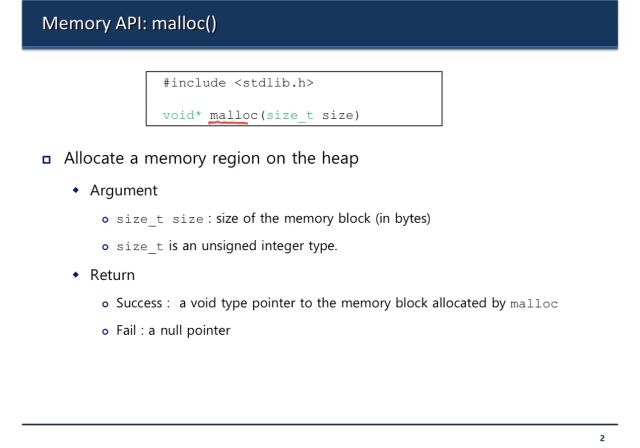
#> input picture frame 60 of experiment/ICLV/video/test.mp4, 1280 x 896 px (shown at 1/2 size)
$ python compare.py
#> lines starting #> are read from the running program, lines starting #| are printed output that depends on the picture
from skimage.metrics import structural_similarity
import numpy as np
import cv2
import time


def mse(image1, image2):
    error = np.sum((image1.astype("int")-image2.astype("int"))**2)
    error /= int(image1.shape[0] * image1.shape[1])
    return abs(error)


def detect_difference(before, after, div):
    height, width, layers = before.shape

    block_width = width // div
    block_height = height // div

    result_array = []
    temp_after = after.copy()
    is_different = False
    for row in range(div):
        temp_array = []
        for col in range(div):
            temp_image1 = before[block_height * row:block_height * (row + 1), block_width * col:block_width * (col + 1)].copy()
            temp_image2 = after[block_height * row:block_height * (row + 1), block_width * col:block_width * (col + 1)].copy()
            if mse(temp_image1, temp_image2) > 10:
                temp_array.append(0)
                temp_after[block_height * row:block_height * (row + 1), block_width * col:block_width * (col + 1)] = visualize_difference_using_ssim(temp_image1, temp_image2)
                is_different = True
            else:
                temp_array.append(1)
        result_array.append(temp_array)

    if is_different:
        return result_array, temp_after
    else:
        return None, after


def visualize_difference_using_ssim(before, after):
    before_gray = cv2.cvtColor(before, cv2.COLOR_BGR2GRAY)
    after_gray = cv2.cvtColor(after, cv2.COLOR_BGR2GRAY)

    (score, diff) = structural_similarity(before_gray, after_gray, full=True)

    diff = (diff * 255).astype("uint8")

    thresh = cv2.threshold(diff, 0, 255, cv2.THRESH_BINARY_INV | cv2.THRESH_OTSU)[1]
    contours = cv2.findContours(thresh.copy(), cv2.RETR_EXTERNAL, cv2.CHAIN_APPROX_SIMPLE)
    contours = contours[0] if len(contours) == 2 else contours[1]

    filled_after = after.copy()

    for c in contours:
        area = cv2.contourArea(c)
        if area > 40:
            cv2.drawContours(filled_after, [c], 0, (255, 255, 0), -1)

    return filled_after


def SSIM(before, after):
    before_gray = cv2.cvtColor(before, cv2.COLOR_BGR2GRAY)
    after_gray = cv2.cvtColor(after, cv2.COLOR_BGR2GRAY)

    (score, diff) = structural_similarity(before_gray, after_gray, full=True)

    diff = (diff * 255).astype("uint8")

    thresh = cv2.threshold(diff, 0, 255, cv2.THRESH_BINARY_INV | cv2.THRESH_OTSU)[1]
    contours = cv2.findContours(thresh.copy(), cv2.RETR_EXTERNAL, cv2.CHAIN_APPROX_SIMPLE)
    contours = contours[0] if len(contours) == 2 else contours[1]

    filled_after = after.copy()
    is_different = False
    for c in contours:
        area = cv2.contourArea(c)
        if area > 40:
            cv2.drawContours(filled_after, [c], 0, (255, 255, 0), -1)
            is_different = True

    return is_different, filled_after


# ICLV test
start_time = time.time()

frame_array = []

capture = cv2.VideoCapture("./video/test.mp4")

ret, prev_frame = capture.read()
#> prev_frame is the input picture: shape (896, 1280, 3); mean B, G, R 234.2, 230.1, 226.8
height, width, layers = prev_frame.shape
#> height = 896; width = 1280; layers = 3
size = (width, height)
#> size = (1280, 896)

while 1:
    # print(str(capture.get(cv2.CAP_PROP_POS_FRAMES) / capture.get(cv2.CAP_PROP_FRAME_COUNT) * 100) + "%")
    ret, frame = capture.read()
    if frame is not None:
        result, temp_frame = detect_difference(prev_frame, frame, 16)
#> after the loop in detect_difference, `for row in range(div):`:
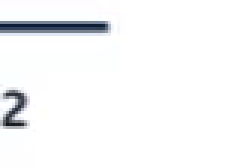
#> temp_image1: shape (56, 80, 3) (shown 3 times larger); mean B, G, R 247.9, 246.8, 246.1
#> after the loop in detect_difference, `for row in range(div):`: result_array = 16 items
        if result is None:
            frame_array.append(prev_frame)
        else:
            frame_array.append(temp_frame)
            prev_frame = frame
    else:
        break

out = cv2.VideoWriter("./video/output1.mp4", cv2.VideoWriter_fourcc(*'avc1'), 30, size)
for i in range(len(frame_array)):
    out.write(frame_array[i])
out.release()

end_time = time.time()
print("1. Execution time = " + str(end_time - start_time))

# SSIM test
start_time = time.time()

frame_array = []

capture = cv2.VideoCapture("./video/test.mp4")

ret, prev_frame = capture.read()
height, width, layers = prev_frame.shape
size = (width, height)

while 1:
    # print(str(capture.get(cv2.CAP_PROP_POS_FRAMES) / capture.get(cv2.CAP_PROP_FRAME_COUNT) * 100) + "%")
    ret, frame = capture.read()
    if frame is not None:
        result, temp_frame = SSIM(prev_frame, frame)
        if result:
            frame_array.append(temp_frame)
            prev_frame = frame
        else:
            frame_array.append(prev_frame)
    else:
        break

out = cv2.VideoWriter("./video/output2.mp4", cv2.VideoWriter_fourcc(*'avc1'), 30, size)
for i in range(len(frame_array)):
    out.write(frame_array[i])
out.release()

end_time = time.time()
print("2. Execution time = " + str(end_time - start_time))
